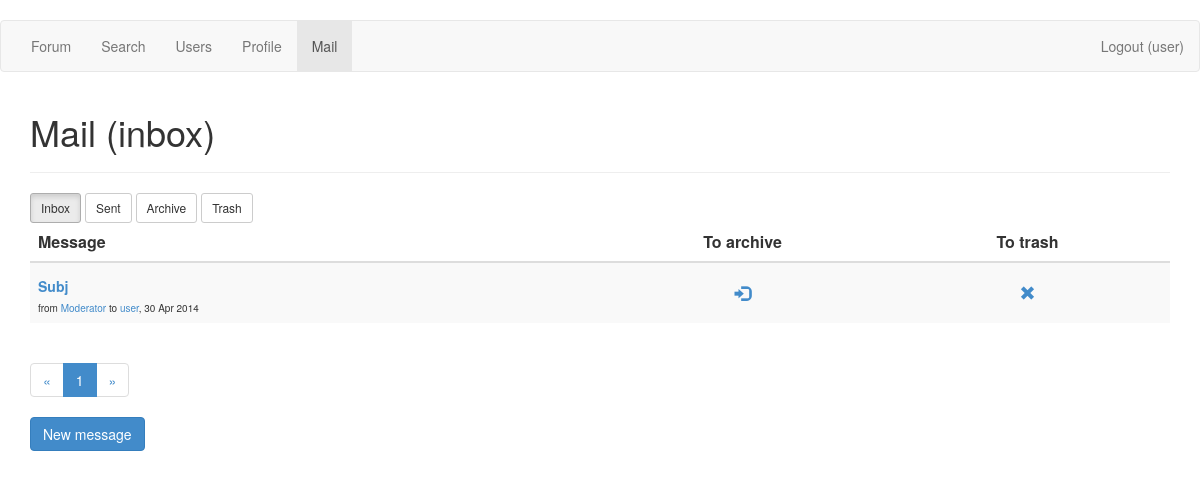
Screenshot of /mailbox (signed in) with the database file from the repository.
### app/models.py (models this page shows, shortened)
class User(db.Model):
    __tablename__ = 'User'
    id = db.Column(db.Integer, primary_key=True)
    login = db.Column(db.Text, unique=True, nullable=False)
    password = db.Column(db.Text, nullable=False)
    confirm_code = db.Column(db.Text)
    active = db.Column(db.Boolean, default=False)
    role = db.Column(db.Integer, default=2, nullable=False)
    email = db.Column(db.Text, nullable=False)
    city = db.Column(db.Text, default='unknown')
    country = db.Column(db.Text, default='unknown')
    db_avatar = db.Column(db.Boolean, default=False)
    topic_count = db.Column(db.Integer, default=0)
    message_count = db.Column(db.Integer, default=0)
    reg_date = db.Column(db.DateTime, default=datetime.utcnow, nullable=False)
    last_seen = db.Column(db.DateTime, default=datetime.utcnow, onupdate=datetime.utcnow, nullable=False)
    def is_authenticated(self):
        return(True)
    @property
    def unread_mail(self):
        count = 0
        for message in self.mail_all.filter(Mailbox.directory=='0'):
            if not message.read:
                count += 1
        return(count)

class Mailbox(db.Model):
    __tablename__ = 'Mailbox'
    id = db.Column(db.Integer, primary_key=True)
    owner_id = db.Column(db.Integer, db.ForeignKey('User.id'))
    owner = db.relationship('User',
        foreign_keys=[owner_id],
        backref=db.backref('mail_all', lazy='dynamic'))
    directory = db.Column(db.Integer, nullable=False)
    sender_id = db.Column(db.Integer, db.ForeignKey('User.id'))
    sender = db.relationship('User',
        foreign_keys=[sender_id],
        backref=db.backref('mail_sent', lazy='dynamic'))
    recipient_id = db.Column(db.Integer, db.ForeignKey('User.id'))
    recipient = db.relationship('User',
        foreign_keys=[recipient_id],
        backref=db.backref('mail_recieved', lazy='dynamic'))
    subject = db.Column(db.Text)
    text = db.Column(db.Text, nullable=False)
    date = db.Column(db.DateTime, default=datetime.utcnow, nullable=False)
    read = db.Column(db.Boolean, default=False)

### app/views.py (the view)
@app.route('/mailbox')
@login_required
def mailbox(page=1, box='inbox'):
    if request.args.get('box'):
        if request.args.get('box') in ['inbox', 'sent', 'archive', 'trash']:
            box = request.args.get('box')
        else:
            abort(404)
    if request.args.get('page'):
        page = int(request.args.get('page'))
    if box == 'inbox':
        messages = current_user.mail_all.filter(Mailbox.directory=='0').\
            order_by(Mailbox.date.desc()).all()
    elif box == 'sent':
        messages = current_user.mail_all.filter(Mailbox.directory=='1').\
            order_by(Mailbox.date.desc()).all()
    elif box == 'archive':
        messages = current_user.mail_all.filter(Mailbox.directory=='2').\
            order_by(Mailbox.date.desc()).all()
    elif box == 'trash':
        messages = current_user.mail_all.filter(Mailbox.directory=='3').\
            order_by(Mailbox.date.desc()).all()
    pagination = Pagination(page, MAIL_PER_PAGE, len(messages))
    return(render_template('mailbox.html',
        user=current_user,
        box=box,
        messages=messages,
        pagination=pagination))

### app/views.py (called while the page is built)
@lm.user_loader
def load_user(id):
    return(User.query.get(int(id)))

    @property
    def pages(self):
        return(int(ceil(float(self.total_count)/self.per_page)))

    @property
    def pages_list(self):
        if self.pages < 4:
            res = range(1, self.pages+1)
        elif self.page < 3 and self.page+2 < self.pages:
            res = range(1, self.page+3)
        elif self.page < 3 and self.page+2 >= self.pages:
            res = range(1, self.pages+1)
        elif self.page > self.pages-3:
            res = range(self.page-2, self.pages+1)
        else:
            res = range(self.page-2, self.page+3)
        return(res)

    @property
    def first(self):
        if self.page == 1:
            return(0)
        else:
            return((self.page-1)*self.per_page)

    @property
    def last(self):
        if self.page == self.pages:
            return(None)
        else:
            return(self.page*self.per_page)

### app/templates/mailbox.html (shortened to what this page needs)
﻿{% extends "base.html" %}
{% block content %}
<h1>Mail ({{box}}) </h1>
<hr>
<div class="row">
    <div class="col-md-12">
        <a class="btn btn-sm btn-default{% if box == 'inbox' %} active{% endif %}" href="{{url_for('mailbox', box='inbox')}}">Inbox</a>
        <a class="btn btn-sm btn-default{% if box == 'sent' %} active{% endif %}" href="{{url_for('mailbox', box='sent')}}">Sent</a>
        <a class="btn btn-sm btn-default{% if box == 'archive' %} active{% endif %}" href="{{url_for('mailbox', box='archive')}}">Archive</a>
        <a class="btn btn-sm btn-default{% if box == 'trash' %} active{% endif %}" href="{{url_for('mailbox', box='trash')}}">Trash</a>
    </div>
</div>
<table class="table table-striped">
    <thead>
        <tr>
            <th class="col-md-6">Message</th>
            <th class="col-md-3 text-center">{% if box in ['archive', 'trash'] %}Restore{% else %}To archive{% endif %}</th>
            <th class="col-md-3 text-center">{% if box == 'trash' %}Delete{% else %}To trash{% endif %}</th>
        </tr>
    </thead>
    <tbody>
        {% for message in messages[pagination.first:pagination.last] %}
        <tr>
            <td>
                <h5><a href="{{url_for('mail_read', message_id=message.id)}}">{% if not message.read %}<i class="glyphicon glyphicon-envelope"></i> {% endif %}{{message.subject}}</a></h5>
                <div class="tiny-text">from <a href="{{url_for('user_profile', user_id=message.sender_id)}}">{{message.sender.login}}</a> to <a href="{{url_for('user_profile', user_id=message.recipient_id)}}">{{message.recipient.login}}</a>, {{message.date.strftime('%d %b %Y')}}</div>
            </td>
            <td class="text-center valign-middle">
                {% if box in ['archive', 'trash'] %}
                <a href="{% if message.sender == user %}{{url_for('mail_move', message_id=message.id, directory=1)}}{% else %}{{url_for('mail_move', message_id=message.id, directory=0)}}{% endif %}"><i class="glyphicon glyphicon-log-out"></i></a>
                {% else %}
                <a href="{{url_for('mail_move', message_id=message.id, directory=2)}}"><i class="glyphicon glyphicon-log-in"></i></a>
                {% endif %}
            </td>
            <td class="text-center valign-middle">
                <a href="{{url_for('mail_move', message_id=message.id, directory=3)}}"><i class="glyphicon glyphicon-remove"></i></a>
            </td>
        </tr>
        {% endfor %}
    </tbody>
</table>
<ul class="pagination">
    <li><a href="{{url_for('mailbox', page=1, box=box)}}">&laquo;</a></li>
    {% for page_number in pagination.pages_list %}
    <li{% if page_number == pagination.page %} class="active"{% endif %}>
        <a href="{{url_for('mailbox', page=page_number, box=box)}}">{{page_number}}</a>
    </li>
    {% endfor %}
    <li><a href="{{url_for('mailbox', page=pagination.pages, box=box)}}">&raquo;</a></li>
</ul>
<br>
<a class="btn btn-primary" href="{{url_for('mail_write')}}">New message</a>
{% endblock %}

### app/templates/base.html (shortened to what this page needs)
<!DOCTYPE html>
<head>
    <link rel="stylesheet" type="text/css" href="/static/css/bootstrap.min.css">
    <link rel="stylesheet" type="text/css" href="/static/css/custom.css">
</head>
<body>
<div class="navbar navbar-default" role="navigation">
    <div class="container-fluid">
        <ul class="nav navbar-nav">
            <li {% if request.path == '/' or request.path[:6] == '/forum' %}class="active"{% endif %}><a href="{{url_for('forum')}}">Forum</a></li>
            <li {% if request.path[:7] == '/search' %}class="active"{% endif %}><a href="{{url_for('forum_search')}}">Search</a></li>
            <li {% if request.path[:9] == '/userlist' %}class="active"{% endif %}><a href="{{url_for('userlist')}}">Users</a></li>
            {% if user.is_authenticated() %}
            <li {% if request.path[:8] == '/profile' %}class="active"{% endif %}><a href="{{url_for('my_profile')}}">Profile</a></li>
            <li {% if request.path[:8] == '/mailbox' %}class="active"{% endif %}><a href="{{url_for('mailbox')}}">Mail{% if user.unread_mail %} <sup><small>{{user.unread_mail}}</small></sup>{% endif %}</a></li>
            {% endif %}
        </ul>
        <ul class="nav navbar-nav navbar-right">
            {% if user.is_authenticated() %}
            <li><a href="{{url_for('logout')}}">Logout ({{user.login}})</a></li>
            {% else %}
            <li><a href="{{url_for('login')}}">Login</a></li>
            <li><a href="{{url_for('register')}}">Register</a></li>
            {% endif %}
        </ul>
    </div>
</div>
<div class="container">
    {% block content %}{% endblock %}
</div>
</body>
</html>

### app/static/css/custom.css (style rules this page uses)
h5 { margin-top: 8px; margin-bottom: 6px; font-weight: bold; }
.valign-middle { vertical-align: middle !important; }

### rows the page displays
User: login "user"
Mailbox: subject "Subj", sender.login "Moderator", recipient.login "user", date "30 Apr 2014"

### other values shown
{{ box }} "inbox"
{{ page_number }} "1"
